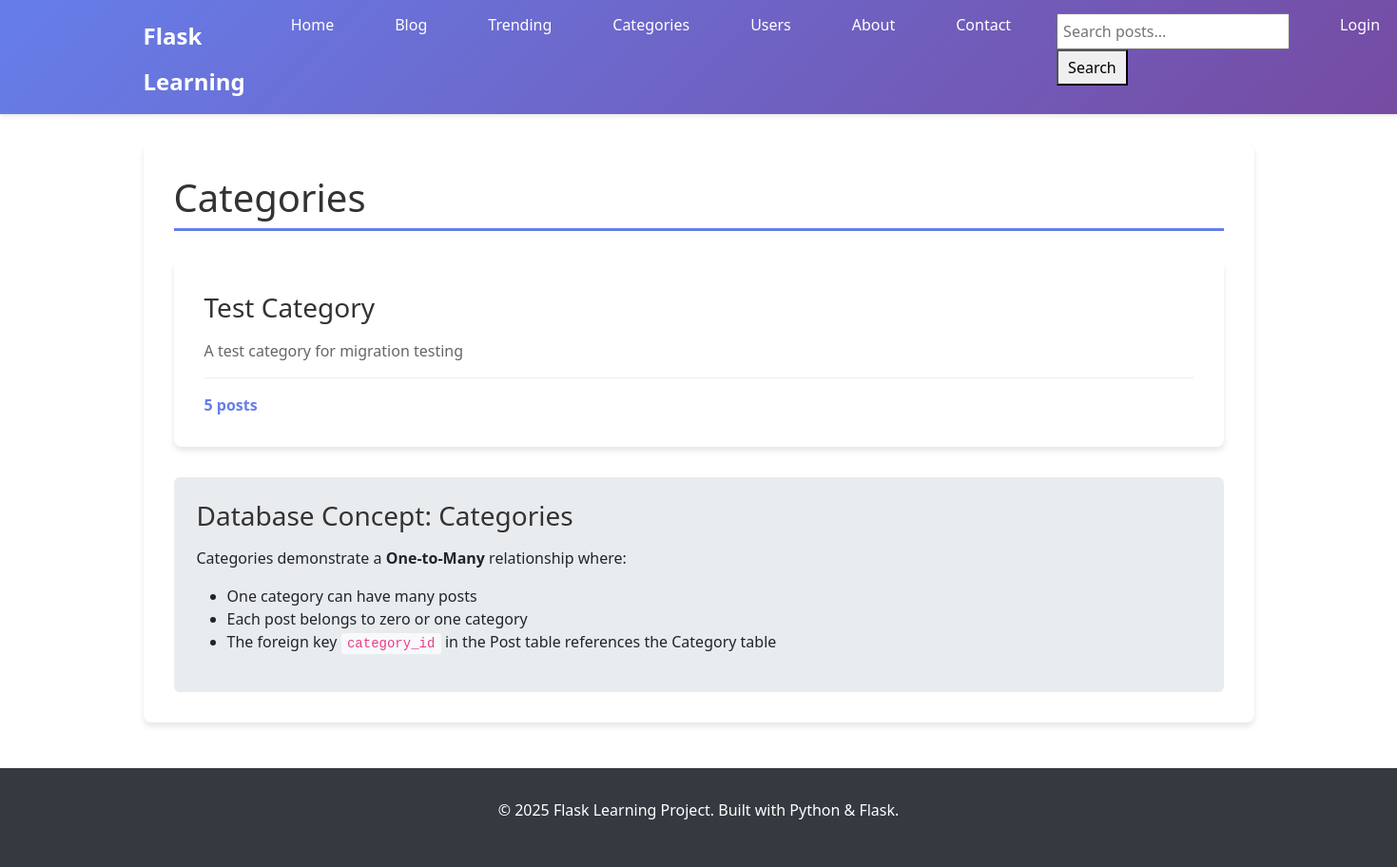
The page /categories on the database as committed earlier.
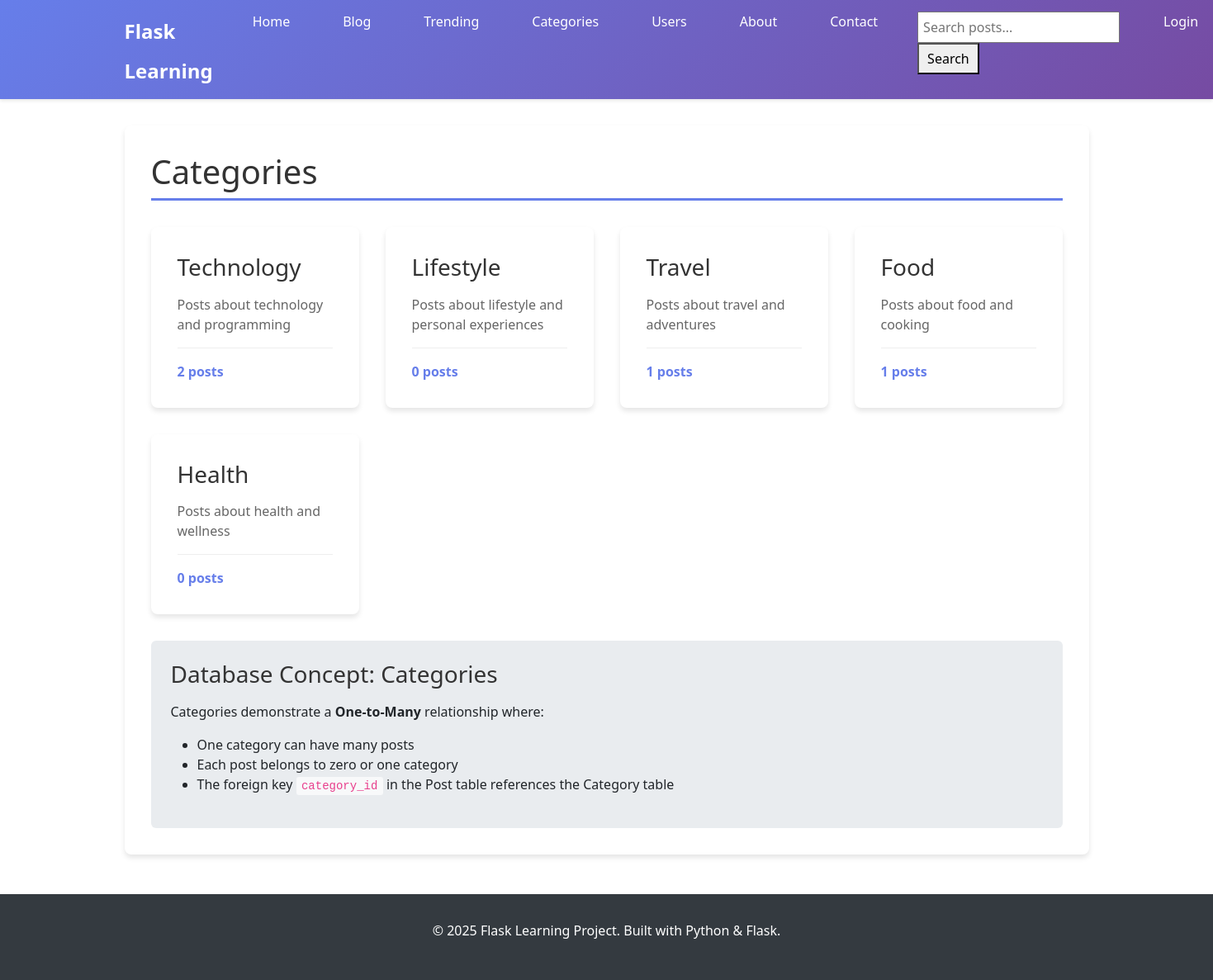
The same page on the database as committed later.
### app.py (models this page shows, shortened)
class Category(db.Model):
    id = db.Column(db.Integer, primary_key=True)
    name = db.Column(db.String(50), unique=True, nullable=False)
    description = db.Column(db.Text)
    posts = db.relationship('Post', backref='category', lazy=True)

### app.py (the view)
@app.route('/categories')
def categories():
    categories = Category.query.all()
    return render_template('categories.html', title='Categories', categories=categories)

### templates/categories.html
{% extends "base.html" %}
{% block content %}
<div class="content-section">
    <h1>Categories</h1>
    {% if categories %}
        <div class="categories-grid">
            {% for category in categories %}
            <div class="category-card">
                <h3><a href="{{ url_for('category_posts', id=category.id) }}">{{ category.name }}</a></h3>
                {% if category.description %}
                    <p class="category-description">{{ category.description }}</p>
                {% endif %}
                <div class="category-stats">
                    <span class="post-count">{{ category.posts|length }} posts</span>
                </div>
            </div>
            {% endfor %}
        </div>
    {% else %}
        <div class="no-categories">
            <h3>No categories yet!</h3>
            <p>Categories help organize blog posts by topic.</p>
            <a href="{{ url_for('init_db') }}" class="btn btn-primary">Initialize Sample Data</a>
        </div>
    {% endif %}
    <div class="database-info">
        <h3>Database Concept: Categories</h3>
        <p>Categories demonstrate a <strong>One-to-Many</strong> relationship where:</p>
        <ul>
            <li>One category can have many posts</li>
            <li>Each post belongs to zero or one category</li>
            <li>The foreign key <code>category_id</code> in the Post table references the Category table</li>
        </ul>
    </div>
</div>
{% endblock %}

### templates/base.html (shortened to what this page needs)
<!DOCTYPE html>
<html lang="en">
<head>
    <link rel="stylesheet" href="{{ url_for('static', filename='css/style.css') }}">
    <link rel="stylesheet" href="https://cdnjs.cloudflare.com/ajax/libs/font-awesome/6.0.0/css/all.min.css">
    <link href="https://cdn.jsdelivr.net/npm/bootstrap@5.1.3/dist/css/bootstrap.min.css" rel="stylesheet">
</head>
<body>
    <nav class="navbar">
        <div class="nav-container">
            <h1><a href="{{ url_for('main.home') }}">Flask Learning</a></h1>
            <ul class="nav-menu">
                <li><a href="{{ url_for('main.home') }}">Home</a></li>
                <li><a href="{{ url_for('blog.index') }}">Blog</a></li>
                <li><a href="{{ url_for('blog.trending_posts') }}">Trending</a></li>
                <li><a href="{{ url_for('blog.categories') }}">Categories</a></li>
                <li><a href="{{ url_for('main.users') }}">Users</a></li>
                <li><a href="{{ url_for('main.about') }}">About</a></li>
                <li><a href="{{ url_for('main.contact') }}">Contact</a></li>
                <li class="search-form">
                    <form method="GET" action="{{ url_for('blog.search') }}" style="display: inline;">
                        <input type="text" name="q" placeholder="Search posts..."
                            value="{{ request.args.get('q', '') }}" style="padding: 5px; margin-right: 5px;">
                        <button type="submit" style="padding: 5px 10px;">Search</button>
                    </form>
                </li>
                {% if current_user.is_authenticated %}
                <li><a href="{{ url_for('blog.create_post') }}">Create Post</a></li>
                <li><a href="{{ url_for('auth.profile') }}">Profile</a></li>
                {% if current_user.is_admin %}
                <li><a href="{{ url_for('admin.dashboard') }}" style="color: #ff6b35; font-weight: bold;">Admin</a></li>
                {% endif %}
                <li class="user-menu">
                    <span class="username">{{ current_user.username }}</span>
                    <a href="{{ url_for('auth.logout') }}">Logout</a>
                </li>
                {% else %}
                <li><a href="{{ url_for('auth.login') }}">Login</a></li>
                {% endif %}
            </ul>
        </div>
    </nav>
    <main class="main-content">
        {% block content %}{% endblock %}
    </main>
    <footer class="footer">
        <p>&copy; 2025 Flask Learning Project. Built with Python & Flask.</p>
    </footer>
</body>
</html>

### static/css/style.css (style rules this page uses)
* { margin: 0; padding: 0; box-sizing: border-box; }
body { font-family: 'Segoe UI', Tahoma, Geneva, Verdana, sans-serif; line-height: 1.6; color: #333; background-color: #f8f9fa; }
.navbar { background: linear-gradient(135deg, #667eea 0%, #764ba2 100%); color: white; padding: 1rem 0; box-shadow: 0 2px 4px rgba(0,0,0,0.1); }
.nav-container { max-width: 1200px; margin: 0 auto; padding: 0 1rem; display: flex; justify-content: space-between; align-items: center; }
.navbar h1 a { color: white; text-decoration: none; font-size: 1.5rem; font-weight: bold; }
.nav-menu { display: flex; list-style: none; gap: 2rem; }
.nav-menu a { color: white; text-decoration: none; padding: 0.5rem 1rem; border-radius: 4px; transition: background-color 0.3s ease; }
.main-content { max-width: 1200px; margin: 2rem auto; padding: 0 1rem; min-height: calc(100vh - 200px); }
.content-section { background: white; padding: 2rem; border-radius: 8px; box-shadow: 0 4px 6px rgba(0,0,0,0.1); margin: 2rem 0; }
.content-section h1 { color: #333; margin-bottom: 1.5rem; border-bottom: 3px solid #667eea; padding-bottom: 0.5rem; }
.footer { background: #343a40; color: white; text-align: center; padding: 2rem 0; margin-top: 3rem; }
.categories-grid { display: grid; grid-template-columns: repeat(auto-fit, minmax(250px, 1fr)); gap: 2rem; margin: 2rem 0; }
.category-card { background: white; padding: 2rem; border-radius: 8px; box-shadow: 0 4px 6px rgba(0,0,0,0.1); transition: transform 0.3s ease; }
.category-card h3 a { color: #333; text-decoration: none; }
.category-description { color: #666; margin: 1rem 0; }
.category-stats { margin-top: 1rem; padding-top: 1rem; border-top: 1px solid #eee; }
.post-count { color: #667eea; font-weight: bold; }
.database-info, .database-demo-info, .demo-info { background: #e9ecef; padding: 1.5rem; border-radius: 6px; margin-top: 2rem; }
.database-info h3, .database-demo-info h3, .demo-info h3 { color: #333; margin-bottom: 1rem; }
.database-info code, .database-demo-info code, .demo-info code { background: #f8f9fa; padding: 0.2rem 0.4rem; border-radius: 3px; font-family: 'Courier New', monospace; color: #e83e8c; }

Rows that differ between the two databases and show on the page:
removed Category: name "Test Category", description "A test category for migration testing", posts|length "5"
added Category: name "Technology", description "Posts about technology and programming", posts|length "2"
added Category: name "Lifestyle", description "Posts about lifestyle and personal experiences", posts|length "0"
added Category: name "Travel", description "Posts about travel and adventures", posts|length "1"
added Category: name "Food", description "Posts about food and cooking", posts|length "1"
added Category: name "Health", description "Posts about health and wellness", posts|length "0"
